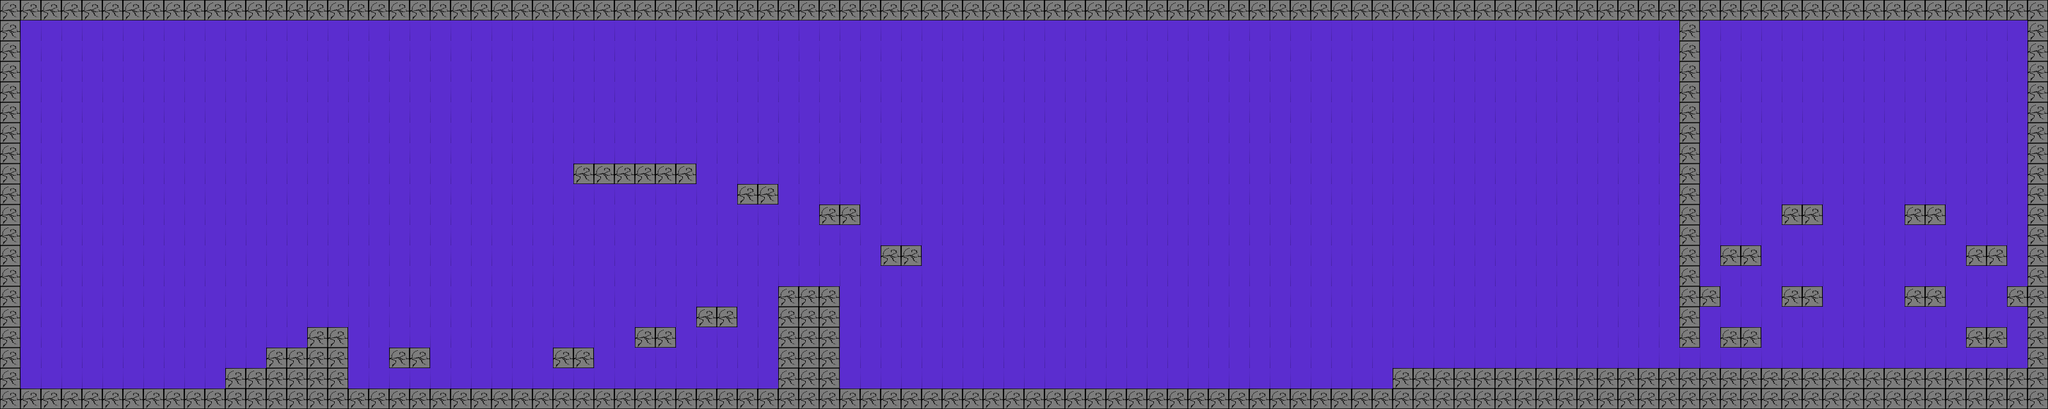

This is a level from a 2D game, rendered from its Tiled map with the project's own tilesets. A one-line summary and the complete map file follow:
An orthogonal 100x20 tile map with 32x32 px tiles, 1 tile layer (Camada de Tiles 1) and 38 objects (3x Enemy, Player, Door, Boss, greetings, ...).

<map version="1.8" tiledversion="1.8.4" orientation="orthogonal" renderorder="right-down" width="100" height="20" tilewidth="32" tileheight="32" infinite="0" nextlayerid="5" nextobjectid="43">
 <tileset firstgid="1" source="TilesetHowToPlay.tsx" />
 <layer id="1" name="Camada de Tiles 1" width="100" height="20">
  <data encoding="csv">
3,3,3,3,3,3,3,3,3,3,3,3,3,3,3,3,3,3,3,3,3,3,3,3,3,3,3,3,3,3,3,3,3,3,3,3,3,3,3,3,3,3,3,3,3,3,3,3,3,3,3,3,3,3,3,3,3,3,3,3,3,3,3,3,3,3,3,3,3,3,3,3,3,3,3,3,3,3,3,3,3,3,3,3,3,3,3,3,3,3,3,3,3,3,3,3,3,3,3,3,
3,2,2,2,2,2,2,2,2,2,2,2,2,2,2,2,2,2,2,2,2,2,2,2,2,2,2,2,2,2,2,2,2,2,2,2,2,2,2,2,2,2,2,2,2,2,2,2,2,2,2,2,2,2,2,2,2,2,2,2,2,2,2,2,2,2,2,2,2,2,2,2,2,2,2,2,2,2,2,2,2,2,3,2,2,2,2,2,2,2,2,2,2,2,2,2,2,2,2,3,
3,2,2,2,2,2,2,2,2,2,2,2,2,2,2,2,2,2,2,2,2,2,2,2,2,2,2,2,2,2,2,2,2,2,2,2,2,2,2,2,2,2,2,2,2,2,2,2,2,2,2,2,2,2,2,2,2,2,2,2,2,2,2,2,2,2,2,2,2,2,2,2,2,2,2,2,2,2,2,2,2,2,3,2,2,2,2,2,2,2,2,2,2,2,2,2,2,2,2,3,
3,2,2,2,2,2,2,2,2,2,2,2,2,2,2,2,2,2,2,2,2,2,2,2,2,2,2,2,2,2,2,2,2,2,2,2,2,2,2,2,2,2,2,2,2,2,2,2,2,2,2,2,2,2,2,2,2,2,2,2,2,2,2,2,2,2,2,2,2,2,2,2,2,2,2,2,2,2,2,2,2,2,3,2,2,2,2,2,2,2,2,2,2,2,2,2,2,2,2,3,
3,2,2,2,2,2,2,2,2,2,2,2,2,2,2,2,2,2,2,2,2,2,2,2,2,2,2,2,2,2,2,2,2,2,2,2,2,2,2,2,2,2,2,2,2,2,2,2,2,2,2,2,2,2,2,2,2,2,2,2,2,2,2,2,2,2,2,2,2,2,2,2,2,2,2,2,2,2,2,2,2,2,3,2,2,2,2,2,2,2,2,2,2,2,2,2,2,2,2,3,
3,2,2,2,2,2,2,2,2,2,2,2,2,2,2,2,2,2,2,2,2,2,2,2,2,2,2,2,2,2,2,2,2,2,2,2,2,2,2,2,2,2,2,2,2,2,2,2,2,2,2,2,2,2,2,2,2,2,2,2,2,2,2,2,2,2,2,2,2,2,2,2,2,2,2,2,2,2,2,2,2,2,3,2,2,2,2,2,2,2,2,2,2,2,2,2,2,2,2,3,
3,2,2,2,2,2,2,2,2,2,2,2,2,2,2,2,2,2,2,2,2,2,2,2,2,2,2,2,2,2,2,2,2,2,2,2,2,2,2,2,2,2,2,2,2,2,2,2,2,2,2,2,2,2,2,2,2,2,2,2,2,2,2,2,2,2,2,2,2,2,2,2,2,2,2,2,2,2,2,2,2,2,3,2,2,2,2,2,2,2,2,2,2,2,2,2,2,2,2,3,
3,2,2,2,2,2,2,2,2,2,2,2,2,2,2,2,2,2,2,2,2,2,2,2,2,2,2,2,2,2,2,2,2,2,2,2,2,2,2,2,2,2,2,2,2,2,2,2,2,2,2,2,2,2,2,2,2,2,2,2,2,2,2,2,2,2,2,2,2,2,2,2,2,2,2,2,2,2,2,2,2,2,3,2,2,2,2,2,2,2,2,2,2,2,2,2,2,2,2,3,
3,2,2,2,2,2,2,2,2,2,2,2,2,2,2,2,2,2,2,2,2,2,2,2,2,2,2,2,3,3,3,3,3,3,2,2,2,2,2,2,2,2,2,2,2,2,2,2,2,2,2,2,2,2,2,2,2,2,2,2,2,2,2,2,2,2,2,2,2,2,2,2,2,2,2,2,2,2,2,2,2,2,3,2,2,2,2,2,2,2,2,2,2,2,2,2,2,2,2,3,
3,2,2,2,2,2,2,2,2,2,2,2,2,2,2,2,2,2,2,2,2,2,2,2,2,2,2,2,2,2,2,2,2,2,2,2,3,3,2,2,2,2,2,2,2,2,2,2,2,2,2,2,2,2,2,2,2,2,2,2,2,2,2,2,2,2,2,2,2,2,2,2,2,2,2,2,2,2,2,2,2,2,3,2,2,2,2,2,2,2,2,2,2,2,2,2,2,2,2,3,
3,2,2,2,2,2,2,2,2,2,2,2,2,2,2,2,2,2,2,2,2,2,2,2,2,2,2,2,2,2,2,2,2,2,2,2,2,2,2,2,3,3,2,2,2,2,2,2,2,2,2,2,2,2,2,2,2,2,2,2,2,2,2,2,2,2,2,2,2,2,2,2,2,2,2,2,2,2,2,2,2,2,3,2,2,2,2,3,3,2,2,2,2,3,3,2,2,2,2,3,
3,2,2,2,2,2,2,2,2,2,2,2,2,2,2,2,2,2,2,2,2,2,2,2,2,2,2,2,2,2,2,2,2,2,2,2,2,2,2,2,2,2,2,2,2,2,2,2,2,2,2,2,2,2,2,2,2,2,2,2,2,2,2,2,2,2,2,2,2,2,2,2,2,2,2,2,2,2,2,2,2,2,3,2,2,2,2,2,2,2,2,2,2,2,2,2,2,2,2,3,
3,2,2,2,2,2,2,2,2,2,2,2,2,2,2,2,2,2,2,2,2,2,2,2,2,2,2,2,2,2,2,2,2,2,2,2,2,2,2,2,2,2,2,3,3,2,2,2,2,2,2,2,2,2,2,2,2,2,2,2,2,2,2,2,2,2,2,2,2,2,2,2,2,2,2,2,2,2,2,2,2,2,3,2,3,3,2,2,2,2,2,2,2,2,2,2,3,3,2,3,
3,2,2,2,2,2,2,2,2,2,2,2,2,2,2,2,2,2,2,2,2,2,2,2,2,2,2,2,2,2,2,2,2,2,2,2,2,2,2,2,2,2,2,2,2,2,2,2,2,2,2,2,2,2,2,2,2,2,2,2,2,2,2,2,2,2,2,2,2,2,2,2,2,2,2,2,2,2,2,2,2,2,3,2,2,2,2,2,2,2,2,2,2,2,2,2,2,2,2,3,
3,2,2,2,2,2,2,2,2,2,2,2,2,2,2,2,2,2,2,2,2,2,2,2,2,2,2,2,2,2,2,2,2,2,2,2,2,2,3,3,3,2,2,2,2,2,2,2,2,2,2,2,2,2,2,2,2,2,2,2,2,2,2,2,2,2,2,2,2,2,2,2,2,2,2,2,2,2,2,2,2,2,3,3,2,2,2,3,3,2,2,2,2,3,3,2,2,2,3,3,
3,2,2,2,2,2,2,2,2,2,2,2,2,2,2,2,2,2,2,2,2,2,2,2,2,2,2,2,2,2,2,2,2,2,3,3,2,2,3,3,3,2,2,2,2,2,2,2,2,2,2,2,2,2,2,2,2,2,2,2,2,2,2,2,2,2,2,2,2,2,2,2,2,2,2,2,2,2,2,2,2,2,3,2,2,2,2,2,2,2,2,2,2,2,2,2,2,2,2,3,
3,2,2,2,2,2,2,2,2,2,2,2,2,2,2,3,3,2,2,2,2,2,2,2,2,2,2,2,2,2,2,3,3,2,2,2,2,2,3,3,3,2,2,2,2,2,2,2,2,2,2,2,2,2,2,2,2,2,2,2,2,2,2,2,2,2,2,2,2,2,2,2,2,2,2,2,2,2,2,2,2,2,3,2,3,3,2,2,2,2,2,2,2,2,2,2,3,3,2,3,
3,2,2,2,2,2,2,2,2,2,2,2,2,3,3,3,3,2,2,3,3,2,2,2,2,2,2,3,3,2,2,2,2,2,2,2,2,2,3,3,3,2,2,2,2,2,2,2,2,2,2,2,2,2,2,2,2,2,2,2,2,2,2,2,2,2,2,2,2,2,2,2,2,2,2,2,2,2,2,2,2,2,2,2,2,2,2,2,2,2,2,2,2,2,2,2,2,2,2,3,
3,2,2,2,2,2,2,2,2,2,2,3,3,3,3,3,3,2,2,2,2,2,2,2,2,2,2,2,2,2,2,2,2,2,2,2,2,2,3,3,3,2,2,2,2,2,2,2,2,2,2,2,2,2,2,2,2,2,2,2,2,2,2,2,2,2,2,2,3,3,3,3,3,3,3,3,3,3,3,3,3,3,3,3,3,3,3,3,3,3,3,3,3,3,3,3,3,3,3,3,
3,3,3,3,3,3,3,3,3,3,3,3,3,3,3,3,3,3,3,3,3,3,3,3,3,3,3,3,3,3,3,3,3,3,3,3,3,3,3,3,3,3,3,3,3,3,3,3,3,3,3,3,3,3,3,3,3,3,3,3,3,3,3,3,3,3,3,3,3,3,3,3,3,3,3,3,3,3,3,3,3,3,3,3,3,3,3,3,3,3,3,3,3,3,3,3,3,3,3,3
</data>
 </layer>
 <objectgroup id="2" name="Platforms">
  <object id="1" x="-2" y="-2" width="3200" height="32" />
  <object id="2" x="0.333333" y="608.333" width="3200" height="32" />
  <object id="3" x="0" y="30" width="28" height="580" />
  <object id="4" x="352.333" y="576.333" width="191" height="32.6667" />
  <object id="5" x="480" y="511.667" width="63.6667" height="31.6667" />
  <object id="6" x="416.333" y="544.333" width="127" height="30.6667" />
  <object id="7" x="608" y="544" width="64" height="31.5" />
  <object id="8" x="864.667" y="544.667" width="62" height="30" />
  <object id="9" x="992" y="511.333" width="64" height="31.3333" />
  <object id="10" x="1088.67" y="480.667" width="63.3333" height="31.3333" />
  <object id="11" x="1216" y="448" width="95.3333" height="160" />
  <object id="12" x="1376" y="384" width="63.3333" height="32.6667" />
  <object id="13" x="1280.67" y="320.667" width="63.3333" height="30.6667" />
  <object id="14" x="1152" y="288" width="62.6667" height="32" />
  <object id="15" x="896.667" y="256" width="190.667" height="32" />
  <object id="17" x="2177.33" y="576" width="1022.67" height="31.8788" />
  <object id="18" x="3170" y="30.6667" width="27.333" height="546.667" />
  <object id="31" x="2624" y="30" width="32" height="510" />
  <object id="32" x="2690" y="512.667" width="62.6667" height="29.3333" />
  <object id="33" x="2658" y="449.667" width="30" height="29.3333" />
  <object id="34" x="2688" y="383" width="62.6667" height="32" />
  <object id="35" x="3073.33" y="513" width="63.3333" height="30" />
  <object id="36" x="3137.67" y="449.333" width="32" height="32" />
  <object id="37" x="3072.67" y="384.333" width="63.3333" height="30" />
  <object id="38" x="2976" y="320" width="62.6667" height="30" />
  <object id="39" x="2782.67" y="319" width="62" height="30.6667" />
  <object id="40" x="2784" y="449" width="61" height="29" />
  <object id="41" x="2978" y="449" width="59" height="30" />
 </objectgroup>
 <objectgroup id="3" name="SpawnPoints">
  <object id="19" type="Player" x="62.303" y="513.697" width="32" height="32" />
  <object id="21" type="Enemy" x="705.333" y="512" width="32" height="32" />
  <object id="26" type="Door" x="2848.5" y="543.5" width="30.5" height="31.5" />
  <object id="27" type="Enemy" x="1631" y="576" width="32" height="32" />
  <object id="29" type="Enemy" x="2368" y="542.667" width="32" height="32" />
  <object id="42" type="Boss" x="2784" y="480" width="64" height="64" />
 </objectgroup>
 <objectgroup id="4" name="Info">
  <object id="22" type="greetings" x="61.8178" y="571.272" width="29.3333" height="29.3333" />
  <object id="24" type="howToMove" x="511.633" y="478.303" width="30.6667" height="28" />
  <object id="25" type="boss" x="2488" y="545.333" width="30.6667" height="25.3333" />
  <object id="30" type="energyScore" x="1697.33" y="576" width="29.3333" height="28" />
 </objectgroup>
</map>